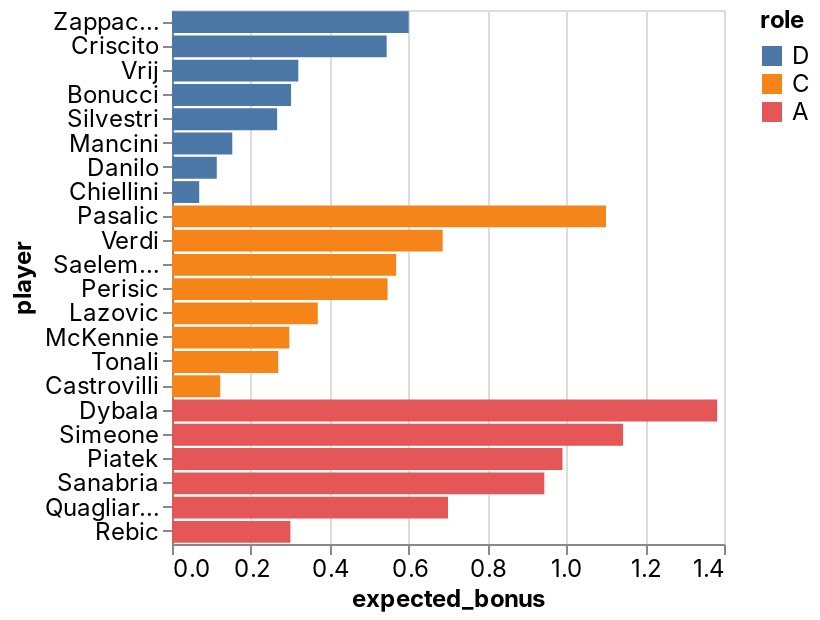

Here is the notebook cell this chart was saved with:
### Code cell
_deepnote_run_altair(team, """{"$schema":"https://vega.github.io/schema/vega-lite/v4.json","mark":{"type":"bar","tooltip":{"content":"data"}},"height":220,"autosize":{"type":"fit"},"data":{"name":"placeholder"},"encoding":{"x":{"field":"expected_bonus","type":"quantitative","sort":null,"scale":{"type":"linear","zero":false}},"y":{"field":"player","type":"nominal","sort":null,"scale":{"type":"linear","zero":true}},"color":{"field":"role","type":"nominal","sort":null,"scale":{"type":"linear","zero":false}}}}""")

### Figure 1 — Vega-Lite specification as saved in the notebook (floating-point values rounded to 4 significant figures)
{"config": {"view": {"continuousWidth": 400, "continuousHeight": 300}, "area": {"fill": "#51C0E9"}, "axis": {"labelFont": "Inter, sans-serif", "labelFontSize": 12, "labelFontWeight": "normal", "labelLimit": 60, "labelOverlap": "greedy", "titleFont": "Inter, sans-serif", "titleFontSize": 12, "titleFontWeight": "bold"}, "background": "#ffffff", "legend": {"labelFont": "Inter, sans-serif", "labelFontSize": 12, "titleFont": "Inter, sans-serif", "titleFontSize": 12, "titleFontWeight": "bold"}, "line": {"stroke": "#51C0E9", "strokeWidth": 2}, "rect": {"fill": "#51C0E9"}, "title": {"anchor": "start", "color": "#000000", "font": "Inter, sans-serif", "fontSize": 22, "fontWeight": "normal"}}, "data": {"name": "data-850001c30b79d6d67ef4a59900ba3074"}, "mark": {"type": "bar", "tooltip": {"content": "data"}}, "autosize": {"type": "fit"}, "encoding": {"color": {"type": "nominal", "field": "role", "scale": {"type": "linear", "zero": false}, "sort": null}, "x": {"type": "quantitative", "field": "expected_bonus", "scale": {"type": "linear", "zero": false}, "sort": null}, "y": {"type": "nominal", "field": "player", "scale": {"type": "linear", "zero": true}, "sort": null}}, "height": 300, "width": "container", "$schema": "https://vega.github.io/schema/vega-lite/v4.json", "datasets": {"data-850001c30b79d6d67ef4a59900ba3074": [{"fanta_team": "MEZAFE", "role": "D", "player": "Zappacosta", "team": "Atalanta", "opponent": "Empoli", "date": "2022-05-22T00:00:00", "expected_bonus": 0.6003}, {"fanta_team": "MEZAFE", "role": "D", "player": "Criscito", "team": "Genoa", "opponent": "Bologna", "date": "2022-05-22T00:00:00", "expected_bonus": 0.5444}, {"fanta_team": "MEZAFE", "role": "D", "player": "Vrij", "team": "Inter", "opponent": "Sampdoria", "date": "2022-05-22T00:00:00", "expected_bonus": 0.3204}, {"fanta_team": "MEZAFE", "role": "D", "player": "Bonucci", "team": "Juventus", "opponent": "Fiorentina", "date": "2022-05-22T00:00:00", "expected_bonus": 0.302}, {"fanta_team": "MEZAFE", "role": "D", "player": "Silvestri", "team": "Bologna", "opponent": "Genoa", "date": "2022-05-22T00:00:00", "expected_bonus": 0.2666}, {"fanta_team": "MEZAFE", "role": "D", "player": "Mancini", "team": "Roma", "opponent": "Torino", "date": "2022-05-22T00:00:00", "expected_bonus": 0.1529}, {"fanta_team": "MEZAFE", "role": "D", "player": "Danilo", "team": "Juventus", "opponent": "Fiorentina", "date": "2022-05-22T00:00:00", "expected_bonus": 0.1135}, {"fanta_team": "MEZAFE", "role": "D", "player": "Chiellini", "team": "Juventus", "opponent": "Fiorentina", "date": "2022-05-22T00:00:00", "expected_bonus": 0.06903}, {"fanta_team": "MEZAFE", "role": "C", "player": "Pasalic", "team": "Atalanta", "opponent": "Empoli", "date": "2022-05-22T00:00:00", "expected_bonus": 1.101}, {"fanta_team": "MEZAFE", "role": "C", "player": "Verdi", "team": "Salernitana", "opponent": "Udinese", "date": "2022-05-22T00:00:00", "expected_bonus": 0.6865}, {"fanta_team": "MEZAFE", "role": "C", "player": "Saelemaekers", "team": "AC Milan", "opponent": "Sassuolo", "date": "2022-05-22T00:00:00", "expected_bonus": 0.5686}, {"fanta_team": "MEZAFE", "role": "C", "player": "Perisic", "team": "Inter", "opponent": "Sampdoria", "date": "2022-05-22T00:00:00", "expected_bonus": 0.5467}, {"fanta_team": "MEZAFE", "role": "C", "player": "Lazovic", "team": "Verona", "opponent": "Lazio", "date": "2022-05-22T00:00:00", "expected_bonus": 0.3698}, {"fanta_team": "MEZAFE", "role": "C", "player": "McKennie", "team": "Juventus", "opponent": "Fiorentina", "date": "2022-05-22T00:00:00", "expected_bonus": 0.2975}, {"fanta_team": "MEZAFE", "role": "C", "player": "Tonali", "team": "AC Milan", "opponent": "Sassuolo", "date": "2022-05-22T00:00:00", "expected_bonus": 0.2695}, {"fanta_team": "MEZAFE", "role": "C", "player": "Castrovilli", "team": "Fiorentina", "opponent": "Juventus", "date": "2022-05-22T00:00:00", "expected_bonus": 0.1223}, {"fanta_team": "MEZAFE", "role": "A", "player": "Dybala", "team": "Juventus", "opponent": "Fiorentina", "date": "2022-05-22T00:00:00", "expected_bonus": 1.383}, {"fanta_team": "MEZAFE", "role": "A", "player": "Simeone", "team": "Verona", "opponent": "Lazio", "date": "2022-05-22T00:00:00", "expected_bonus": 1.144}, {"fanta_team": "MEZAFE", "role": "A", "player": "Piatek", "team": "Fiorentina", "opponent": "Juventus", "date": "2022-05-22T00:00:00", "expected_bonus": 0.9902}, {"fanta_team": "MEZAFE", "role": "A", "player": "Sanabria", "team": "Torino", "opponent": "Roma", "date": "2022-05-22T00:00:00", "expected_bonus": 0.9443}, {"fanta_team": "MEZAFE", "role": "A", "player": "Quagliarella", "team": "Sampdoria", "opponent": "Inter", "date": "2022-05-22T00:00:00", "expected_bonus": 0.7}, {"fanta_team": "MEZAFE", "role": "A", "player": "Rebic", "team": "AC Milan", "opponent": "Sassuolo", "date": "2022-05-22T00:00:00", "expected_bonus": 0.3003}]}}
